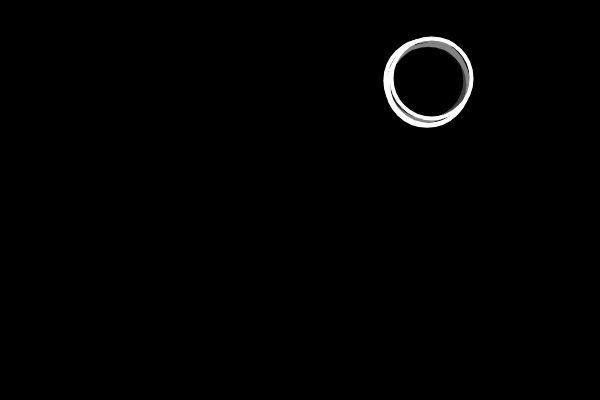
Frame 1 (no input)
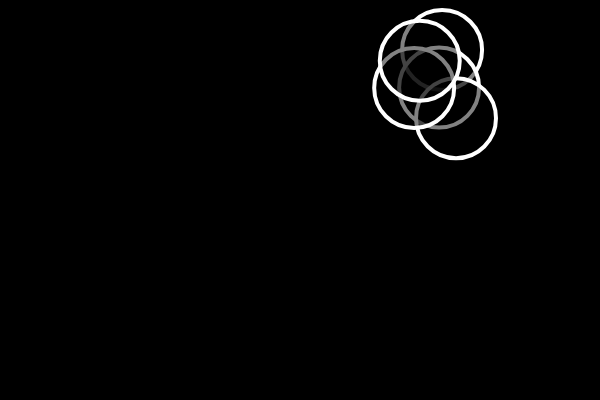
Frame 60 (no input)
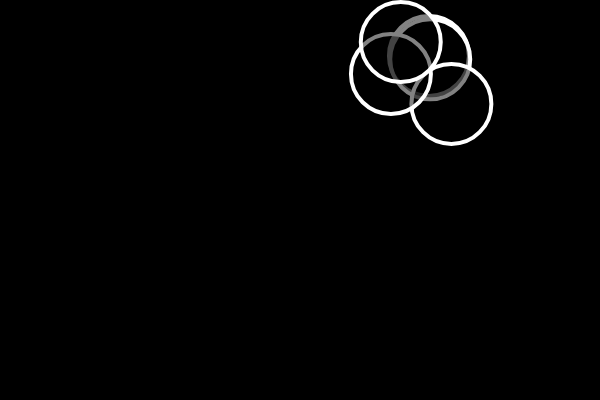
Frame 120 (the mouse pressed at the canvas centre since frame 60)

The p5.js sketch that drew these frames (run headless with seeded random() and noise() and a simulated clock; from frame 60 on, the mouse is pressed at the canvas centre):

// p5.js sketch
// ── sketch.js
let bubbles = [];

function setup() {
  createCanvas(600, 400);
  let x = random(width);
  let y = random(height);
  let r = random(10, 50);
  for(var i = 0; i < 5; i++){
    let b = new Bubble(x, y, r);
    bubbles.push(b);
  }
  
}
//function mousePressed() is global function 
//so it runs wherever I clicked. 
function mousePressed(){
  for(var i = 0; i < bubbles.length; i++){
    bubbles[i].clicked(mouseX, mouseY);
  }
}

function draw() {
  background(0);

  for(var i = 0; i < bubbles.length; i++){
    bubbles[i].move();
    bubbles[i].show();
  }
}



// ── bubble.js
class Bubble {
  constructor(x, y, r) {
    this.x = x;
    this.y = y;
    this.r = r;
    this.brightness = 0;
  }

  move() {
    this.x = this.x + random(-5, 5);
    this.y = this.y + random(-5, 5);
  }

  show() {
    stroke(255);
    strokeWeight(4);
    // noFill();
    fill(this.brightness, 125);
    ellipse(this.x, this.y, this.r * 2);
  }
  
  clicked(x, y){
    let d = dist(x, y, this.x, this.y);
    //if the distance between 
    //the center of circle and mouseCliked postion 
    //is smaller than the radius, log "cliclked"
    if(d < this.r){
      console.log("clicked");
      this.brightness = 255;
    }
  }
}
